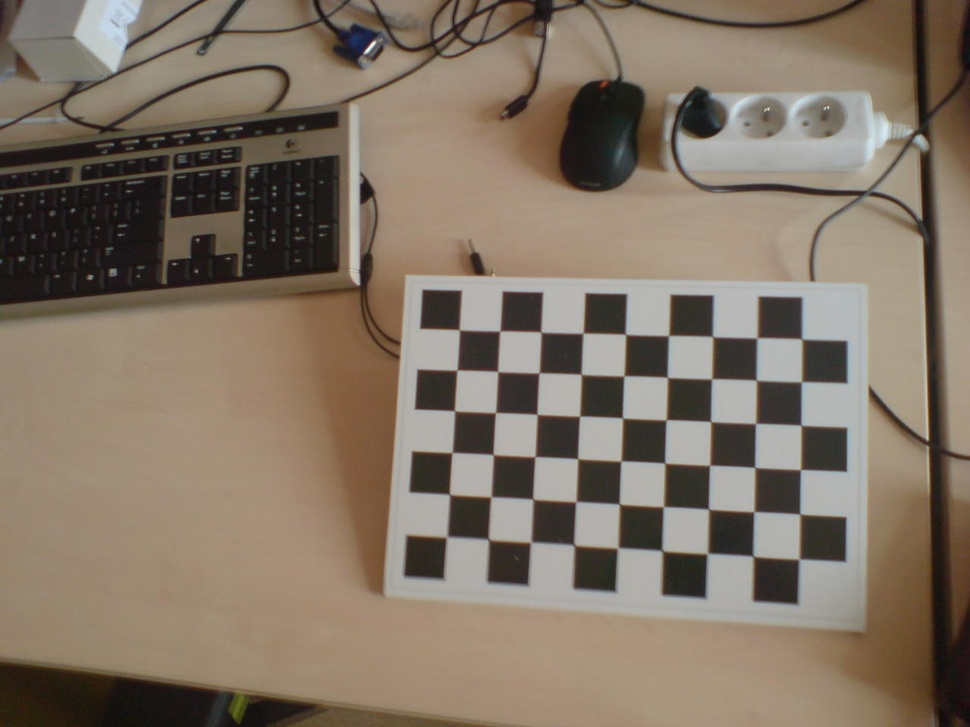
#> input picture opencv_py/K800i_calib/DSC00774.JPG, 970 x 727 px, shrunk from 1280 x 960 before the run
$ python channel_split.py K800i_calib/DSC00774.JPG
#> lines starting #> are read from the running program, lines starting #| are printed output that depends on the picture
#!/usr/bin/env python

import argparse
import glob
import os
import sys

import numpy as np
import cv2


def split_channels(filename, show=True, save=False):
#> called with filename = 'K800i_calib/DSC00774.JPG', show = True, save = False
    img = cv2.imread(filename)
#> img is the input picture: shape (727, 970, 3); mean B, G, R 100.9, 116, 129.7
    if len(img.shape) != 3 or img.shape[2] != 3:
        sys.stderr.write('{0}: not a correct color image'.format(filename))
        return
    channels = cv2.split(img)
    zero_channel = np.zeros_like(channels[0])
    red_img = cv2.merge([zero_channel, zero_channel, channels[2]])
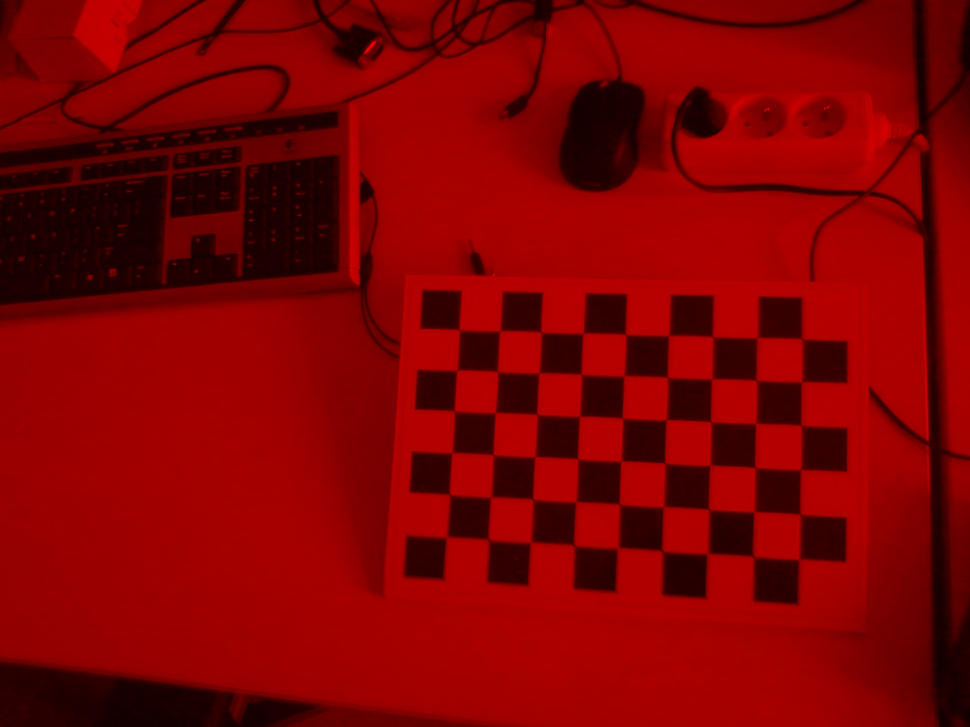
#> red_img: shape (727, 970, 3); mean of channels 0, 1, 2 0, 0, 129.7; drawn as B, G, R
    green_img = cv2.merge([zero_channel, channels[1], zero_channel])
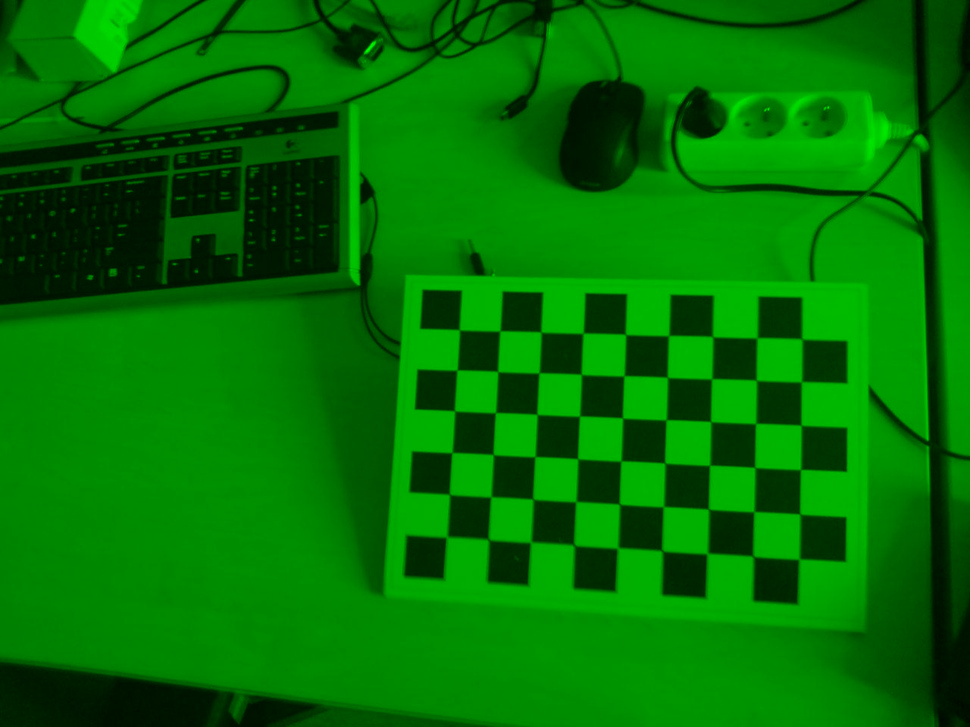
#> green_img: shape (727, 970, 3); mean of channels 0, 1, 2 0, 116, 0; drawn as B, G, R
    blue_img = cv2.merge([channels[0], zero_channel, zero_channel])
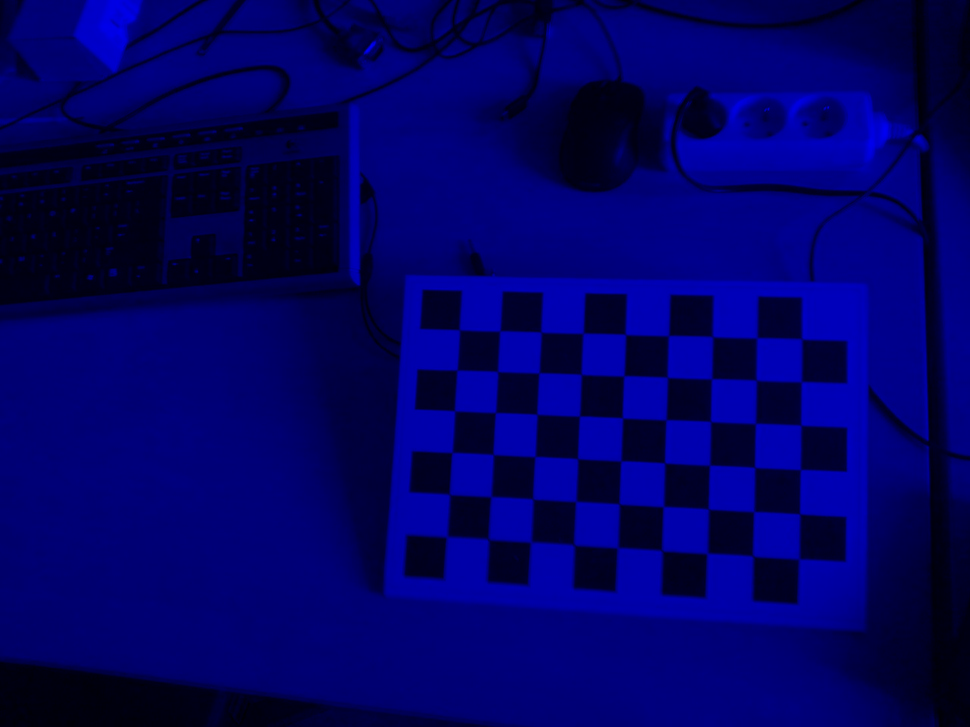
#> blue_img: shape (727, 970, 3); mean of channels 0, 1, 2 100.9, 0, 0; drawn as B, G, R
    if show:
        cv2.imshow('Red channel', red_img)
        cv2.imshow('Green channel', green_img)
        cv2.imshow('Blue channel', blue_img)
        cv2.waitKey(0)
    if save:
        name, extension = os.path.splitext(filename)
        cv2.imwrite(name+'_red'+extension, red_img)
        cv2.imwrite(name+'_green'+extension, green_img)
        cv2.imwrite(name+'_blue'+extension, blue_img)


def main(args):
    for filename in args.files:
        split_channels(filename, not args.no_show, args.save)


if __name__ == '__main__':
    parser = argparse.ArgumentParser()
    parser.add_argument('--save', '-s', action='store_true', help='save channels as separate files')
    parser.add_argument('--no-show', '-q', action='store_true', help='skip displaying results (useful for --save)')
    parser.add_argument('files', nargs='+')
    args = parser.parse_args()
    main(args)

$ run again, on opencv_py/K800i_calib/DSC00776.JPG
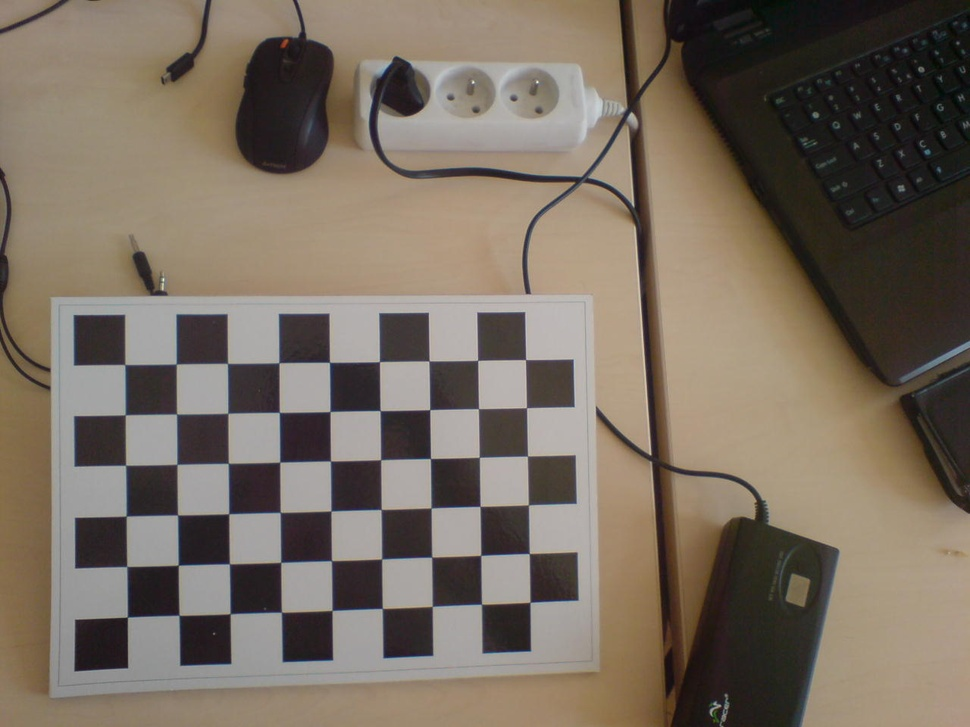
#> input picture opencv_py/K800i_calib/DSC00776.JPG, 970 x 727 px, shrunk from 1280 x 960 before the run
#> in split_channels, img is the input picture: shape (727, 970, 3); mean B, G, R 96.4, 109.1, 120.6
#> in split_channels, `green_img = cv2.merge([zero_channel, channels[1], zero_channel])`:
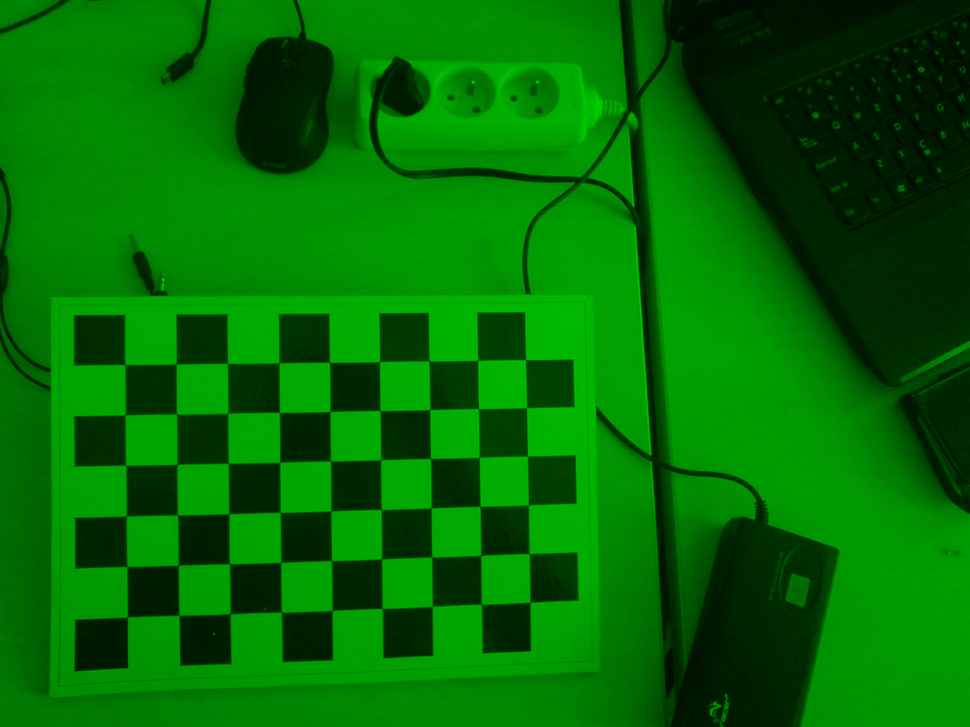
#> green_img: shape (727, 970, 3); mean of channels 0, 1, 2 0, 109.1, 0; drawn as B, G, R
#> in split_channels, `blue_img = cv2.merge([channels[0], zero_channel, zero_channel])`:
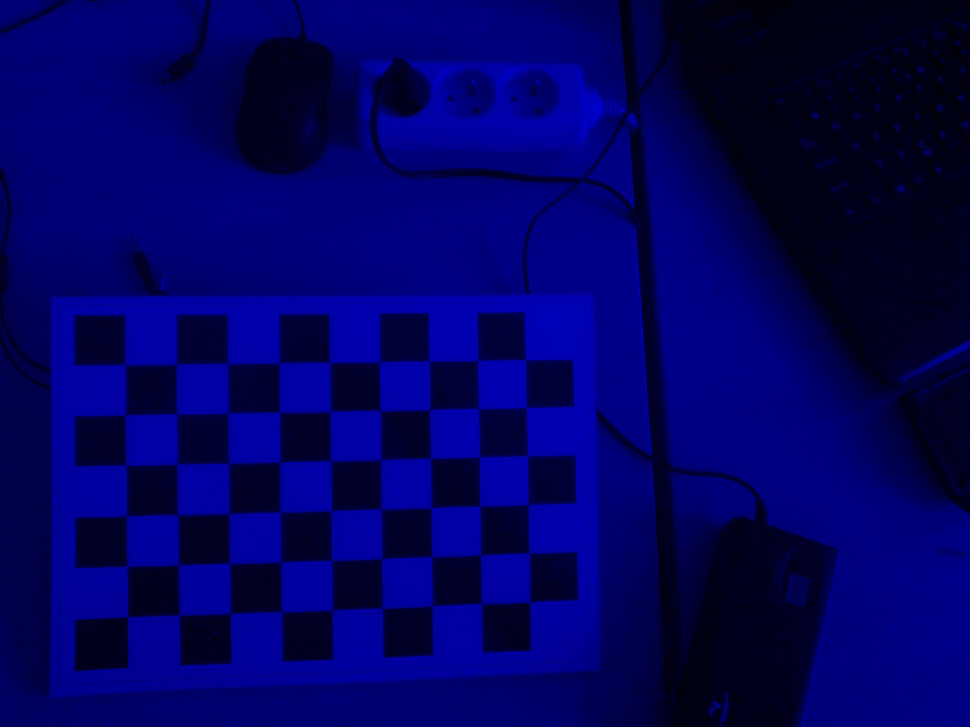
#> blue_img: shape (727, 970, 3); mean of channels 0, 1, 2 96.4, 0, 0; drawn as B, G, R

$ run again, on opencv_py/K800i_calib/DSC00777.JPG
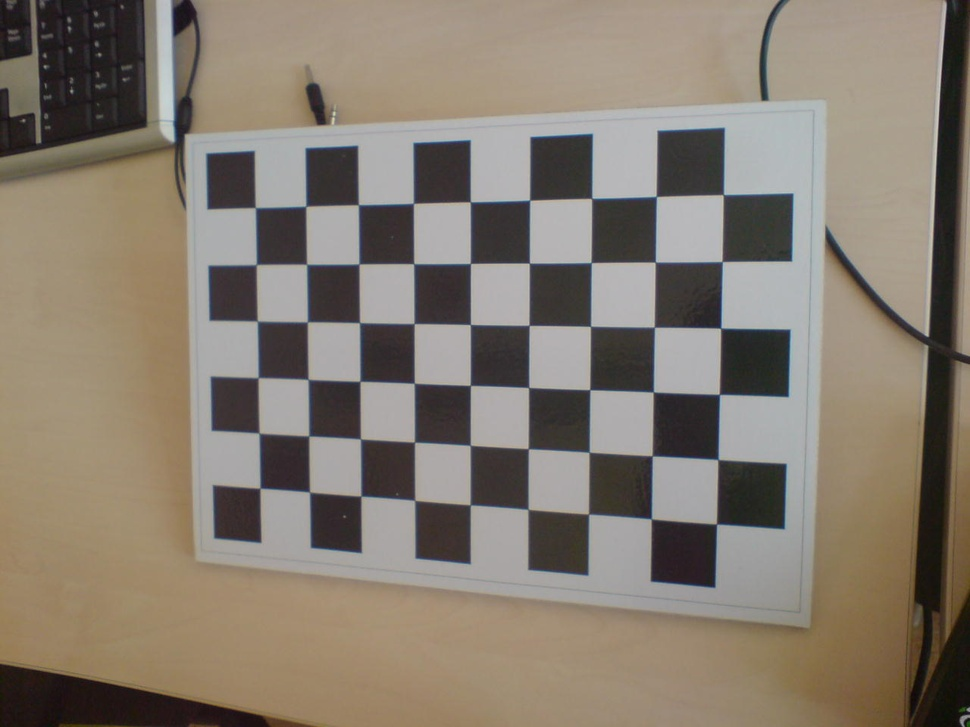
#> input picture opencv_py/K800i_calib/DSC00777.JPG, 970 x 727 px, shrunk from 1280 x 960 before the run
#> in split_channels, img is the input picture: shape (727, 970, 3); mean B, G, R 111.4, 123.5, 133.3
#> in split_channels, `green_img = cv2.merge([zero_channel, channels[1], zero_channel])`:
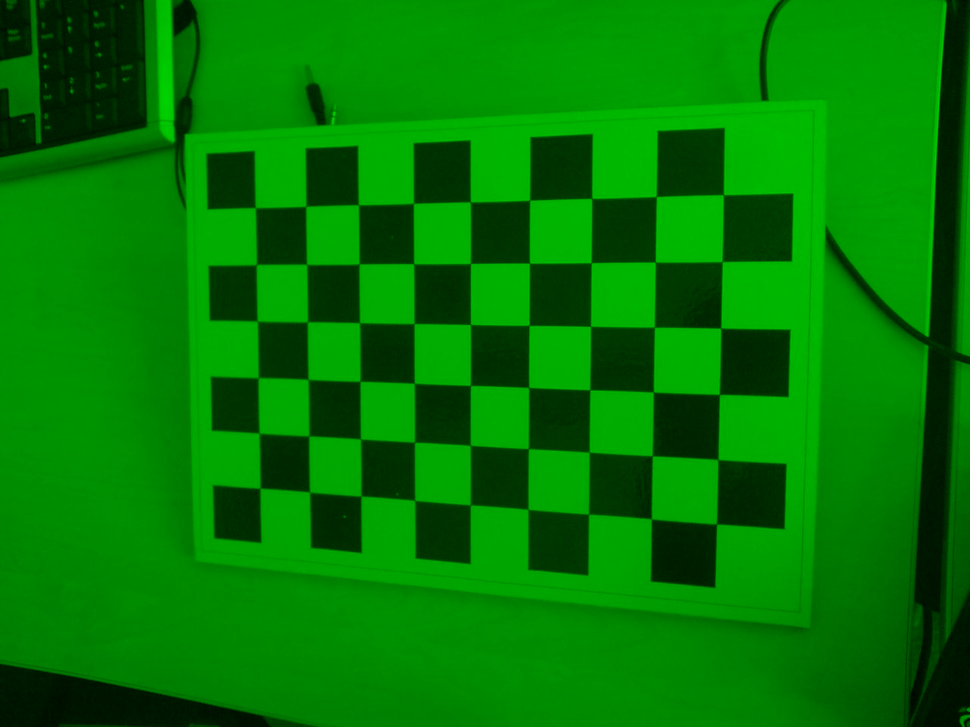
#> green_img: shape (727, 970, 3); mean of channels 0, 1, 2 0, 123.5, 0; drawn as B, G, R
#> in split_channels, `blue_img = cv2.merge([channels[0], zero_channel, zero_channel])`:
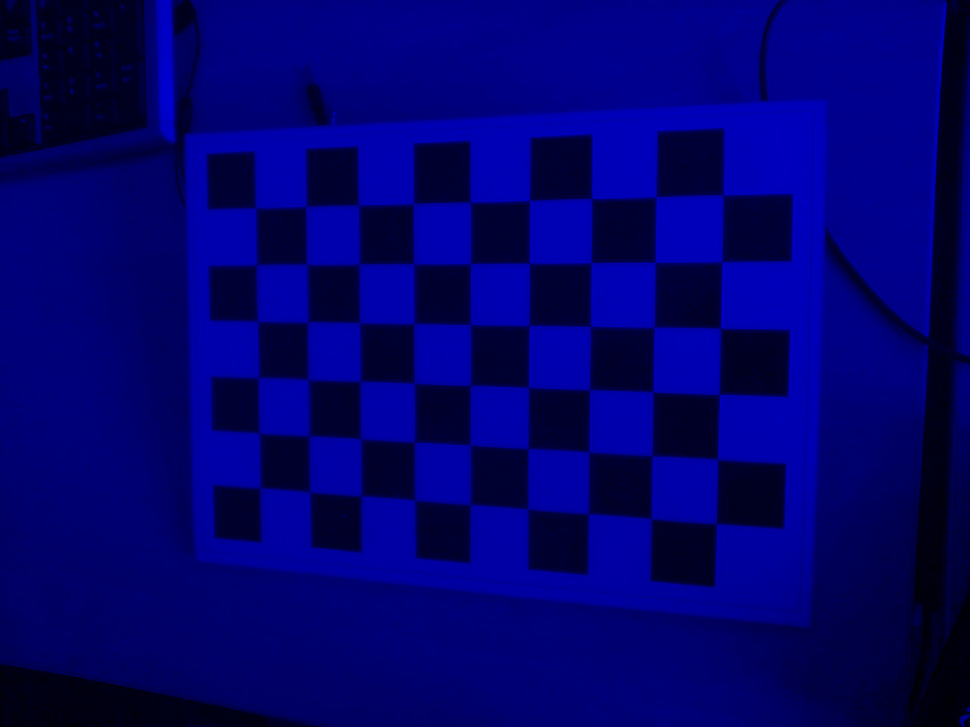
#> blue_img: shape (727, 970, 3); mean of channels 0, 1, 2 111.4, 0, 0; drawn as B, G, R

$ run again, on opencv_py/K800i_calib/DSC00778.JPG
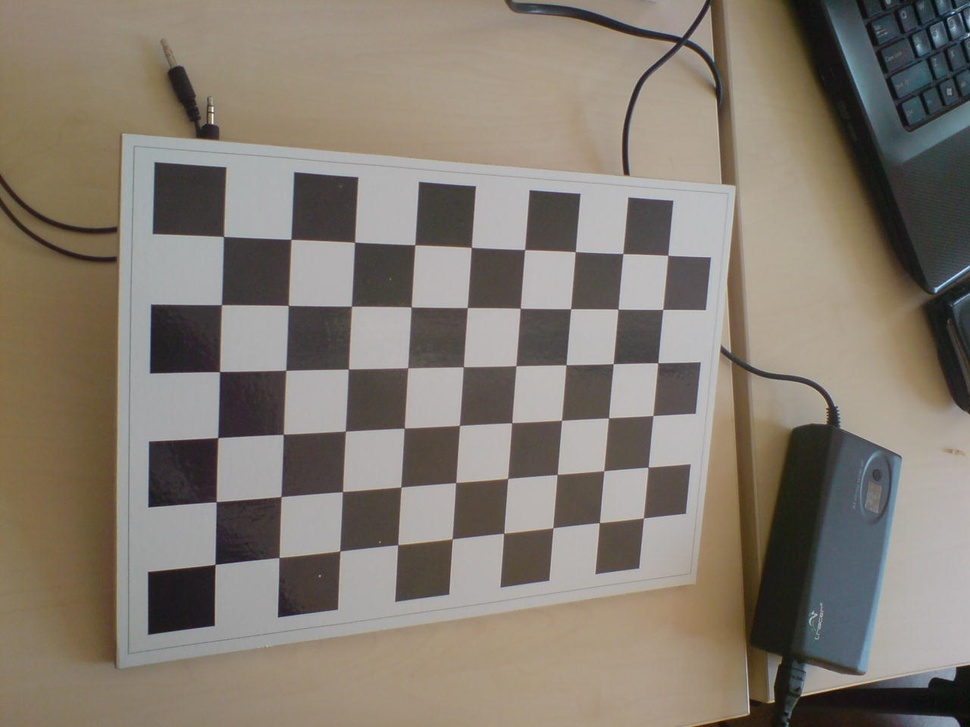
#> input picture opencv_py/K800i_calib/DSC00778.JPG, 970 x 727 px, shrunk from 1280 x 960 before the run
#> in split_channels, img is the input picture: shape (727, 970, 3); mean B, G, R 112.4, 123, 131.3
#> in split_channels, `green_img = cv2.merge([zero_channel, channels[1], zero_channel])`:
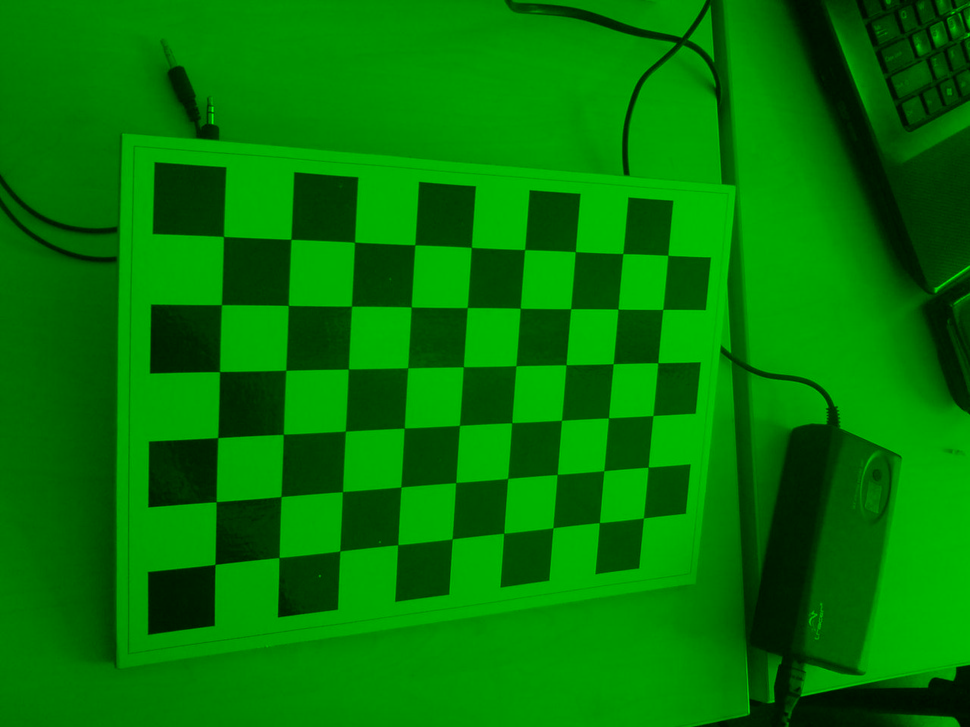
#> green_img: shape (727, 970, 3); mean of channels 0, 1, 2 0, 123, 0; drawn as B, G, R
#> in split_channels, `blue_img = cv2.merge([channels[0], zero_channel, zero_channel])`:
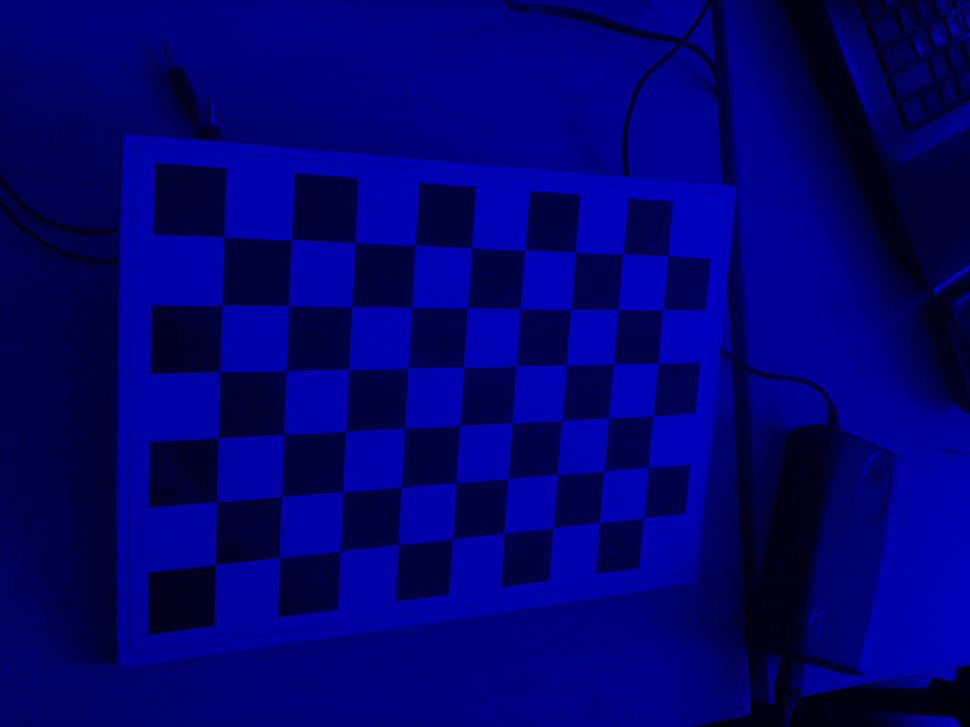
#> blue_img: shape (727, 970, 3); mean of channels 0, 1, 2 112.4, 0, 0; drawn as B, G, R
